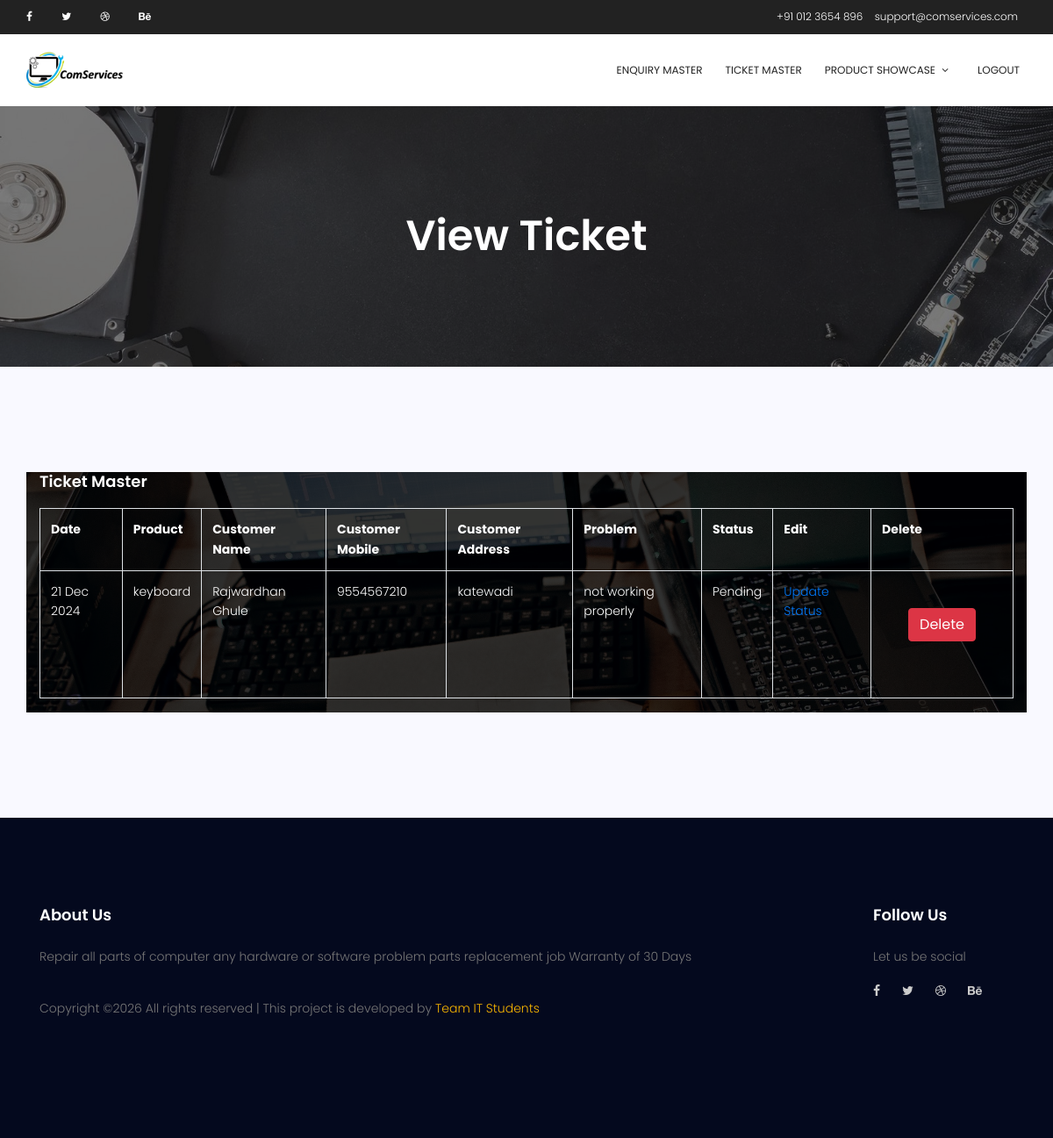
The page /appadmin/viewticket on the database its author committed.
### appuser/models.py (models this page shows)
class Ticket(models.Model):
    tid = models.TextField(primary_key=True)
    tdate = models.TextField()
    pname = models.TextField()
    cname = models.TextField()
    cmobile = models.TextField()
    caddress = models.TextField()
    cmessage = models.TextField()
    tstatus = models.TextField()
    class Meta:
        db_table = 'tblTicket'

### appadmin/views.py (the view)
# urls.py: path('appadmin/viewticket', appadmin.views.viewticket),
def viewticket(request):
    try:
        if request.method == 'POST':
            tid = request.POST.get('tid')
            ticket = Ticket.objects.get(tid=tid)
            ticket.delete()
        tickets = Ticket.objects.all()
        return render(request, 'appadmin/viewticket.html', {'tickets': tickets})
    except Exception as ex:
        return render(request, 'appadmin/viewticket.html', {'message': ex})

### templates/appadmin/viewticket.html (shortened to what this page needs)
{% extends "appadmin/base.html" %}
{% block content %}
<section class="banner-area relative" id="home">
    <div class="overlay overlay-bg"></div>
    <div class="container">
        <div class="row d-flex align-items-center justify-content-center">
            <div class="about-content col-lg-12">
                <h1 class="text-white">View Ticket</h1>
            </div>
        </div>
    </div>
</section>
<section class="home-about-area section-gap" id="about">
    <div class="container">
        <div class="row justify-content-center align-items-center">
            <div class="col-lg-12 col-md-12 home-about-right relative">
                    <h4 class="text-white pb-20">Ticket Master</h4>
                    <div class="table-responsive">
                        <table class="table table-bordered table-hover text-white"
                               style="width: 100%; white-space: wrap;">
                            <tr class="success">
                                <th>Date</th>
                                <th>Product</th>
                                <th>Customer Name</th>
                                <th>Customer Mobile</th>
                                <th>Customer Address</th>
                                <th>Problem</th>
                                <th>Status</th>
                                <th>Edit</th>
                                <th>Delete</th>
                            </tr>
                            {% for ticket in tickets %}
                            <tr>
                                <td>
                                    {{ticket.tdate}}
                                </td>
                                <td>
                                    {{ticket.pname}}
                                </td>
                                <td>
                                    {{ticket.cname}}
                                </td>
                                 <td>
                                    {{ticket.cmobile}}
                                </td>
                                 <td>
                                    {{ticket.caddress}}
                                </td>
                                 <td>
                                    {{ticket.cmessage}}
                                </td>
                                 <td>
                                    {{ticket.tstatus}}
                                </td>
                                <td>
                                    <a href="/appadmin/updateticket/{{ticket.tid}}">Update Status</a>
                                </td>
                                <td>
								<form class="form-wrap" method="post">
                                    <input type="submit" class="btn btn-danger"
                                           value="Delete ">
								</form>
                                </td>
                            </tr>
                            {% endfor %}
                        </table>
                    </div>
            </div>
        </div>
    </div>
</section>
{% endblock %}

### static/css/main.css (style rules this page uses)
body { color: #777777; font-family: "Poppins", sans-serif; font-size: 14px; font-weight: 300; line-height: 1.625em; position: relative; }
a { -webkit-transition: all 0.3s ease 0s; -moz-transition: all 0.3s ease 0s; -o-transition: all 0.3s ease 0s; transition: all 0.3s ease 0s; }
a, a:focus, a:hover { text-decoration: none; outline: 0; }
h1, h2, h3, h4, h5, h6 { font-family: "Poppins", sans-serif; color: #222222; line-height: 1.2em !important; margin-bottom: 0; margin-top: 0; font-weight: 600; }
h1, .h1 { font-size: 36px; }
h4, .h4 { font-size: 18px; }
td, th { border-radius: 0px; }
.pb-20 { padding-bottom: 20px; }
.text-white { color: #fff; }
.relative { position: relative; }
.overlay { position: absolute; left: 0; right: 0; top: 0; bottom: 0; }
h1 { font-size: 36px; }
h4 { font-size: 18px; }
h1, h2, h3, h4, h5, h6 { line-height: 1.5em; }
.section-gap { padding: 120px 0; }
.banner-area { background: url(../img/header-bg.jpg) center; background-size: cover; }
.banner-area .overlay { background: #000; opacity: .5; }
.home-about-area { background: #f9f9ff; }
.home-about-area .home-about-right { background: linear-gradient(rgba(0, 0, 0, 0.8), rgba(0, 0, 0, 0.8)), url(../img/form-bg.jpg); background-size: cover; }
.home-about-area .home-about-right .form-wrap { padding: 30px; z-index: 2; }
.home-about-area .home-about-right ::placeholder { color: #fff; opacity: 1; }
.overlay-bg { background-color: #000; opacity: .7; }
.about-content { margin-top: 120px; padding: 120px 0px; text-align: center; }
.about-content h1 { font-size: 48px; font-weight: 600; }

### rows shown on the page
Ticket: tdate "21 Dec 2024", pname "keyboard", cname "Rajwardhan Ghule", cmobile "9554567210", caddress "katewadi", cmessage "not working properly", tstatus "Pending"
